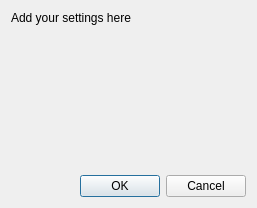
<?xml version="1.0" encoding="UTF-8"?>
<ui version="4.0">
 <class>DLTCanPluginSettingsDialog</class>
 <widget class="QDialog" name="DLTCanPluginSettingsDialog">
  <property name="geometry">
   <rect>
    <x>0</x>
    <y>0</y>
    <width>257</width>
    <height>208</height>
   </rect>
  </property>
  <property name="windowTitle">
   <string>Template Settings</string>
  </property>
  <layout class="QVBoxLayout" name="verticalLayout">
   <item>
    <widget class="QLabel" name="label">
     <property name="text">
      <string>Add your settings here</string>
     </property>
    </widget>
   </item>
   <item>
    <spacer name="verticalSpacer">
     <property name="orientation">
      <enum>Qt::Vertical</enum>
     </property>
     <property name="sizeHint" stdset="0">
      <size>
       <width>20</width>
       <height>40</height>
      </size>
     </property>
    </spacer>
   </item>
   <item>
    <widget class="QDialogButtonBox" name="buttonBox">
     <property name="orientation">
      <enum>Qt::Horizontal</enum>
     </property>
     <property name="standardButtons">
      <set>QDialogButtonBox::Cancel|QDialogButtonBox::Ok</set>
     </property>
    </widget>
   </item>
  </layout>
 </widget>
 <resources/>
 <connections>
  <connection>
   <sender>buttonBox</sender>
   <signal>accepted()</signal>
   <receiver>DLTCanPluginSettingsDialog</receiver>
   <slot>accept()</slot>
   <hints>
    <hint type="sourcelabel">
     <x>248</x>
     <y>254</y>
    </hint>
    <hint type="destinationlabel">
     <x>157</x>
     <y>274</y>
    </hint>
   </hints>
  </connection>
  <connection>
   <sender>buttonBox</sender>
   <signal>rejected()</signal>
   <receiver>DLTCanPluginSettingsDialog</receiver>
   <slot>reject()</slot>
   <hints>
    <hint type="sourcelabel">
     <x>316</x>
     <y>260</y>
    </hint>
    <hint type="destinationlabel">
     <x>286</x>
     <y>274</y>
    </hint>
   </hints>
  </connection>
 </connections>
</ui>
